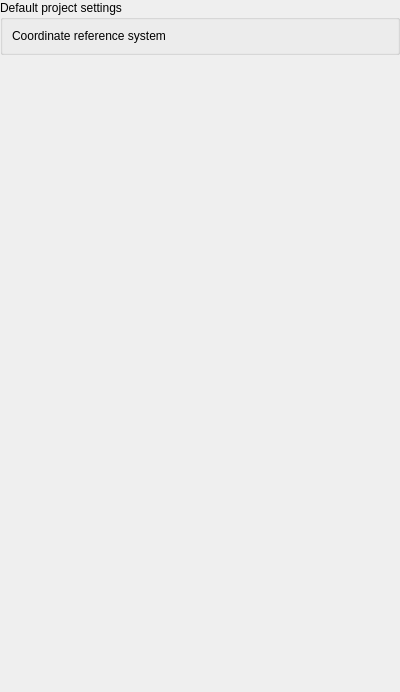
<?xml version="1.0" encoding="UTF-8"?>
<ui version="4.0">
 <class>SettingsPanel</class>
 <widget class="QWidget" name="SettingsPanel">
  <property name="geometry">
   <rect>
    <x>0</x>
    <y>0</y>
    <width>400</width>
    <height>692</height>
   </rect>
  </property>
  <property name="windowTitle">
   <string>Form</string>
  </property>
  <layout class="QVBoxLayout" name="verticalLayout">
   <property name="leftMargin">
    <number>0</number>
   </property>
   <property name="topMargin">
    <number>0</number>
   </property>
   <property name="rightMargin">
    <number>0</number>
   </property>
   <property name="bottomMargin">
    <number>0</number>
   </property>
   <item>
    <widget class="QGroupBox" name="groupBox">
     <property name="title">
      <string>Default project settings</string>
     </property>
     <layout class="QGridLayout" name="gridLayout">
      <item row="0" column="0">
       <widget class="QLabel" name="label">
        <property name="text">
         <string>Coordinate reference system</string>
        </property>
       </widget>
      </item>
      <item row="0" column="1">
       <widget class="QgsProjectionSelectionWidget" name="default_crs_widget" native="true"/>
      </item>
     </layout>
    </widget>
   </item>
   <item>
    <spacer name="verticalSpacer">
     <property name="orientation">
      <enum>Qt::Orientation::Vertical</enum>
     </property>
     <property name="sizeHint" stdset="0">
      <size>
       <width>20</width>
       <height>40</height>
      </size>
     </property>
    </spacer>
   </item>
  </layout>
 </widget>
 <customwidgets>
  <customwidget>
   <class>QgsProjectionSelectionWidget</class>
   <extends>QWidget</extends>
   <header>qgis.gui</header>
   <container>1</container>
  </customwidget>
 </customwidgets>
 <resources/>
 <connections/>
</ui>
